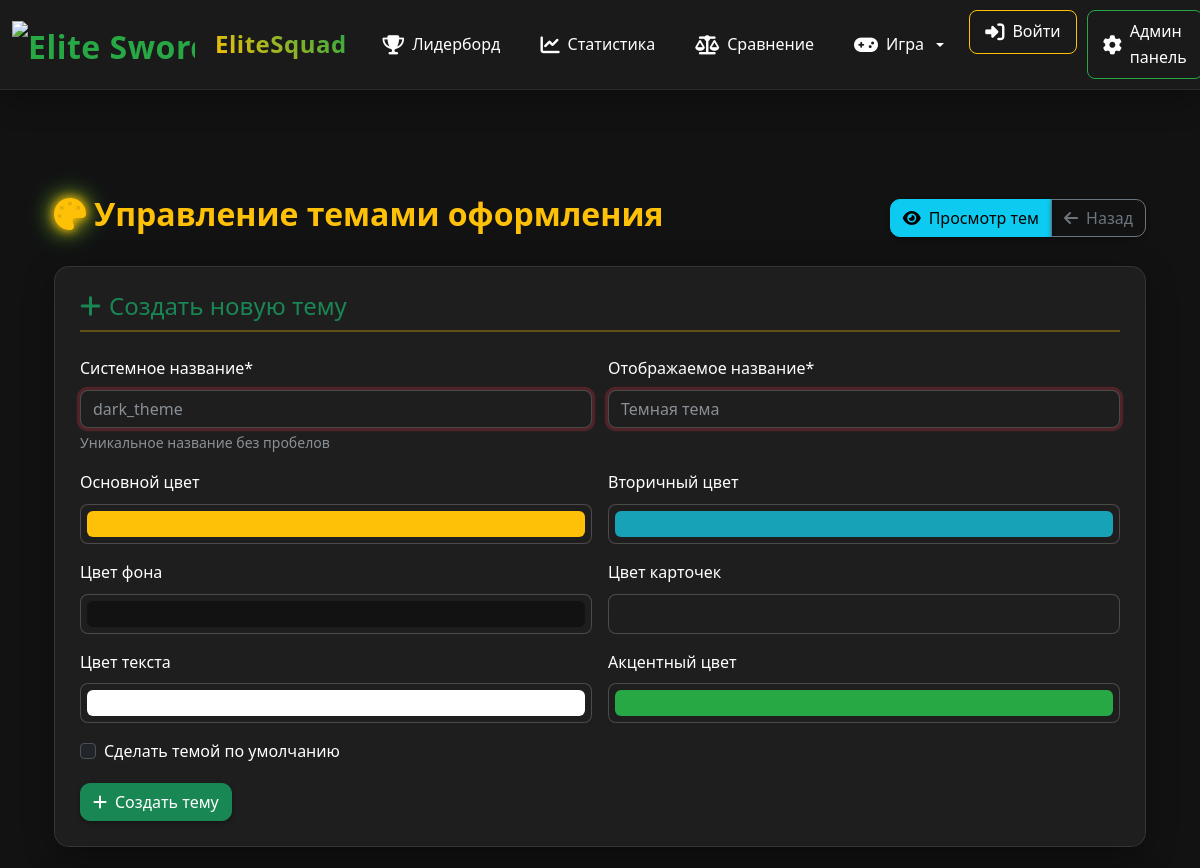
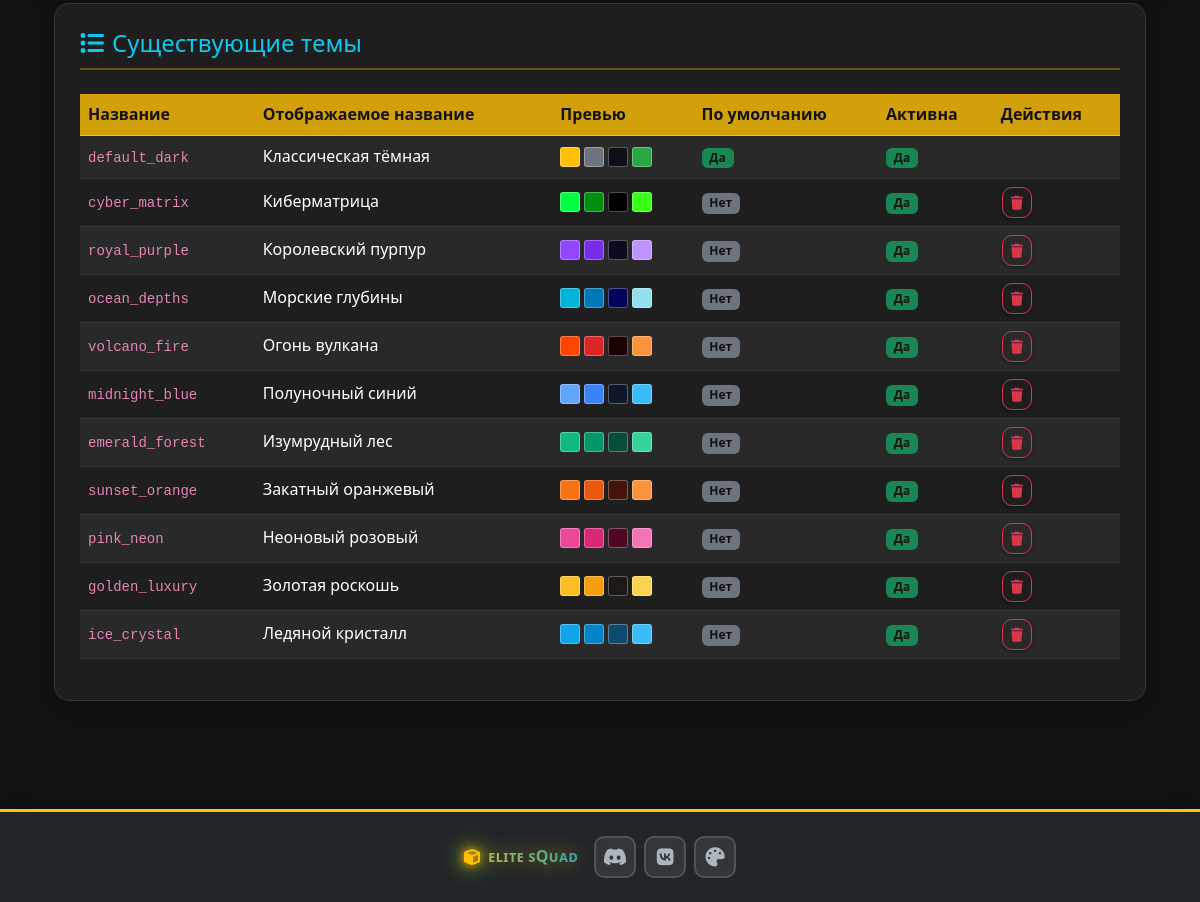
/admin/themes (signed in), run on the app's committed database (2 pictures, top to bottom).
### models.py (models this page shows, shortened)
class SiteTheme(db.Model):
    id = db.Column(db.Integer, primary_key=True)
    name = db.Column(db.String(50), nullable=False, unique=True)
    display_name = db.Column(db.String(100), nullable=False)
    description = db.Column(db.Text, nullable=True)
    primary_color = db.Column(db.String(7), default='#ffc107')
    secondary_color = db.Column(db.String(7), default='#6c757d')
    background_color = db.Column(db.String(7), default='#1a1a1a')
    card_background = db.Column(db.String(7), default='#2d2d2d')
    text_color = db.Column(db.String(7), default='#ffffff')
    accent_color = db.Column(db.String(7), default='#ffaa00')
    is_active = db.Column(db.Boolean, default=True)
    is_default = db.Column(db.Boolean, default=False)
    created_at = db.Column(db.DateTime, default=datetime.utcnow)

### routes.py (the view)
@app.route('/admin/themes')
def admin_themes():
    if not session.get('is_admin', False):
        flash('Доступ запрещен!', 'error')
        return redirect(url_for('login'))
    if SiteTheme.query.count() == 0:
        SiteTheme.create_default_themes()
    themes = SiteTheme.query.all()
    return render_template('admin_themes.html',
                         themes=themes)

### routes.py (called while the page is built)
@app.context_processor
def inject_current_player():
    current_player = None
    player_nickname = session.get('player_nickname')
    if player_nickname:
        current_player = Player.query.filter_by(nickname=player_nickname).first()
    if 'language' not in session:
        session['language'] = 'ru'
    return dict(current_player=current_player, current_language=session.get('language', 'ru'))

### templates/admin_themes.html (shortened to what this page needs)
{% extends "base.html" %}
{% block content %}
<div class="container-fluid py-4">
    <div class="d-flex justify-content-between align-items-center mb-4">
        <h2 class="page-title">
            <i class="fas fa-palette text-warning me-2 glow-effect"></i>Управление темами оформления
        </h2>
        <div class="btn-group">
            <a href="{{ url_for('themes') }}" class="btn btn-info">
                <i class="fas fa-eye me-2"></i>Просмотр тем
            </a>
            <a href="{{ url_for('admin') }}" class="btn btn-outline-secondary">
                <i class="fas fa-arrow-left me-2"></i>Назад
            </a>
        </div>
    </div>
    <div class="admin-form-card mb-4">
        <h4 class="text-success mb-4">
            <i class="fas fa-plus me-2"></i>Создать новую тему
        </h4>
        <form method="POST" action="{{ url_for('admin_create_theme') }}">
            <div class="row g-3">
                <div class="col-md-6">
                    <label class="form-label">Системное название*</label>
                    <input type="text" class="form-control" name="name" required placeholder="dark_theme">
                    <div class="form-text">Уникальное название без пробелов</div>
                </div>
                <div class="col-md-6">
                    <label class="form-label">Отображаемое название*</label>
                    <input type="text" class="form-control" name="display_name" required placeholder="Темная тема">
                </div>
                <div class="col-md-6">
                    <label class="form-label">Основной цвет</label>
                    <input type="color" class="form-control form-control-color" name="primary_color" value="#ffc107">
                </div>
                <div class="col-md-6">
                    <label class="form-label">Вторичный цвет</label>
                    <input type="color" class="form-control form-control-color" name="secondary_color" value="#17a2b8">
                </div>
                <div class="col-md-6">
                    <label class="form-label">Цвет фона</label>
                    <input type="color" class="form-control form-control-color" name="background_color" value="#121212">
                </div>
                <div class="col-md-6">
                    <label class="form-label">Цвет карточек</label>
                    <input type="color" class="form-control form-control-color" name="card_background" value="#1e1e1e">
                </div>
                <div class="col-md-6">
                    <label class="form-label">Цвет текста</label>
                    <input type="color" class="form-control form-control-color" name="text_color" value="#ffffff">
                </div>
                <div class="col-md-6">
                    <label class="form-label">Акцентный цвет</label>
                    <input type="color" class="form-control form-control-color" name="accent_color" value="#28a745">
                </div>
                <div class="col-12">
                    <div class="form-check">
                        <input class="form-check-input" type="checkbox" name="is_default" id="isDefault">
                        <label class="form-check-label" for="isDefault">
                            Сделать темой по умолчанию
                        </label>
                    </div>
                </div>
                <div class="col-12">
                    <button type="submit" class="btn btn-success">
                        <i class="fas fa-plus me-2"></i>Создать тему
                    </button>
                </div>
            </div>
        </form>
    </div>
    <div class="admin-form-card">
        <h4 class="text-info mb-4">
            <i class="fas fa-list me-2"></i>Существующие темы
        </h4>
        {% if themes %}
        <div class="table-responsive">
            <table class="table table-dark table-striped">
                <thead class="table-warning">
                    <tr>
                        <th>Название</th>
                        <th>Отображаемое название</th>
                        <th>Превью</th>
                        <th>По умолчанию</th>
                        <th>Активна</th>
                        <th>Действия</th>
                    </tr>
                </thead>
                <tbody>
                    {% for theme in themes %}
                    <tr>
                        <td><code>{{ theme.name }}</code></td>
                        <td>{{ theme.display_name }}</td>
                        <td>
                            <div class="d-flex gap-1">
                                <div class="color-preview" style="background-color: {{ theme.primary_color }};" title="Основной"></div>
                                <div class="color-preview" style="background-color: {{ theme.secondary_color }};" title="Вторичный"></div>
                                <div class="color-preview" style="background-color: {{ theme.background_color }};" title="Фон"></div>
                                <div class="color-preview" style="background-color: {{ theme.accent_color }};" title="Акцент"></div>
                            </div>
                        </td>
                        <td>
                            {% if theme.is_default %}
                            <span class="badge bg-success">Да</span>
                            {% else %}
                            <span class="badge bg-secondary">Нет</span>
                            {% endif %}
                        </td>
                        <td>
                            {% if theme.is_active %}
                            <span class="badge bg-success">Да</span>
                            {% else %}
                            <span class="badge bg-danger">Нет</span>
                            {% endif %}
                        </td>
                        <td>
                            <div class="btn-group btn-group-sm">
                                {% if not theme.is_default %}
                                <button class="btn btn-outline-danger"
                                        onclick="deleteTheme({{ theme.id }}, '{{ theme.display_name }}')">
                                    <i class="fas fa-trash"></i>
                                </button>
                                {% endif %}
                            </div>
                        </td>
                    </tr>
                    {% endfor %}
                </tbody>
            </table>
        </div>
        {% else %}
        <div class="text-center py-4">
            <i class="fas fa-palette fa-3x text-muted mb-3"></i>
            <h5 class="text-muted">Темы не найдены</h5>
            <p class="text-muted">Создайте первую тему оформления</p>
        </div>
        {% endif %}
    </div>
</div>
{% endblock %}

### templates/admin_themes.html (style rules this page uses)
.color-preview { width: 20px; height: 20px; border-radius: 3px; border: 1px solid rgba(255,255,255,0.3); display: inline-block; }
.form-control-color { width: 100%; height: 40px; }
.admin-form-card { background: var(--bg-secondary); border: 1px solid rgba(255, 255, 255, 0.1); border-radius: 15px; padding: 25px; margin-bottom: 20px; }
.page-title { color: var(--primary-color); font-weight: bold; }
.glow-effect { text-shadow: 0 0 10px currentColor; }

### data on the page
SiteTheme: name "default_dark", display_name "Классическая тёмная", is_default "Да", is_active "Да"
SiteTheme: name "cyber_matrix", display_name "Киберматрица", is_default "Нет", is_active "Да"
SiteTheme: name "royal_purple", display_name "Королевский пурпур", is_default "Нет", is_active "Да"
SiteTheme: name "ocean_depths", display_name "Морские глубины", is_default "Нет", is_active "Да"
SiteTheme: name "volcano_fire", display_name "Огонь вулкана", is_default "Нет", is_active "Да"
SiteTheme: name "midnight_blue", display_name "Полуночный синий", is_default "Нет", is_active "Да"
SiteTheme: name "emerald_forest", display_name "Изумрудный лес", is_default "Нет", is_active "Да"
SiteTheme: name "sunset_orange", display_name "Закатный оранжевый", is_default "Нет", is_active "Да"
SiteTheme: name "pink_neon", display_name "Неоновый розовый", is_default "Нет", is_active "Да"
SiteTheme: name "golden_luxury", display_name "Золотая роскошь", is_default "Нет", is_active "Да"
SiteTheme: name "ice_crystal", display_name "Ледяной кристалл", is_default "Нет", is_active "Да"
